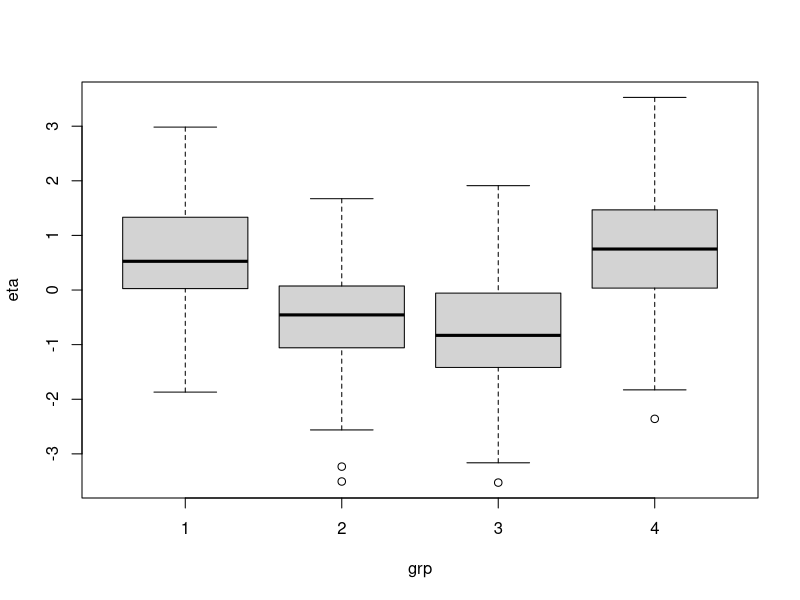
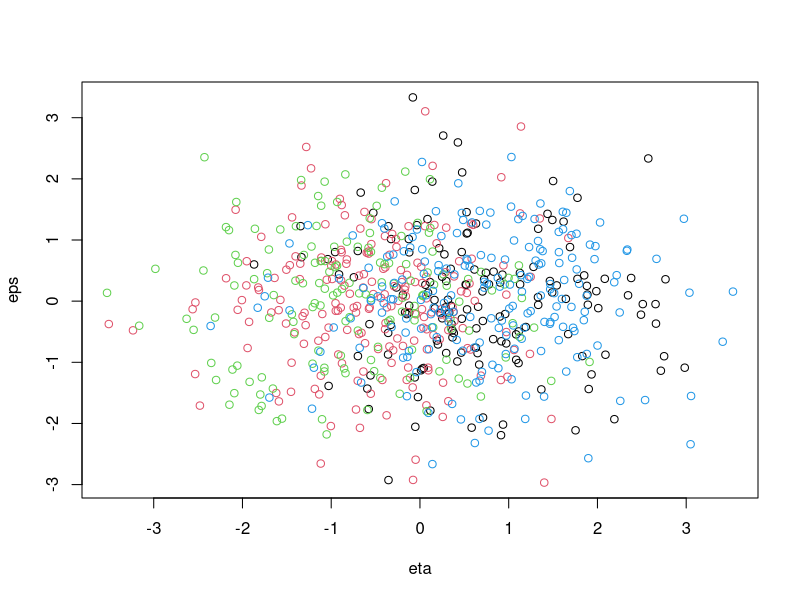
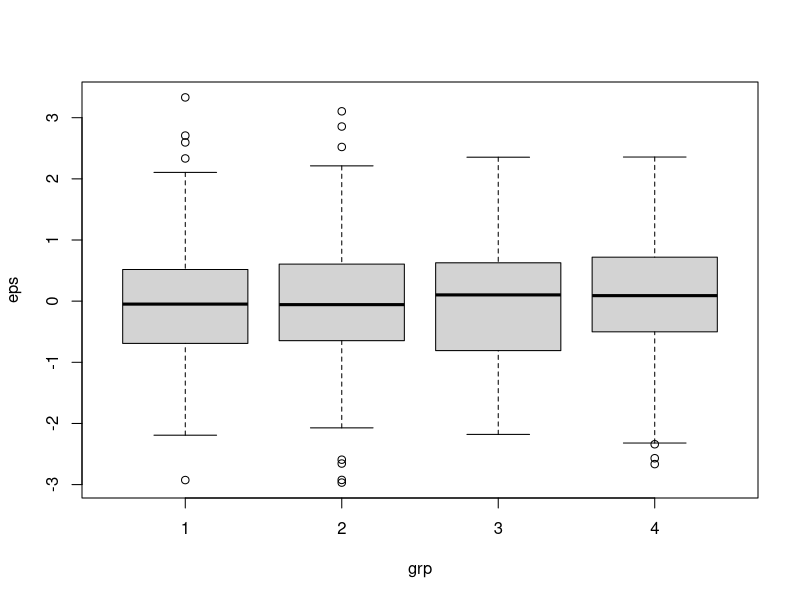
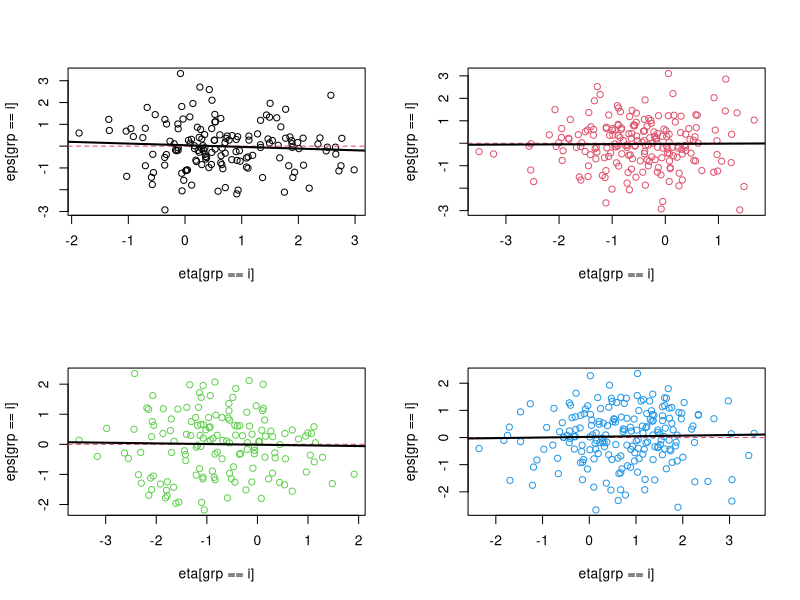
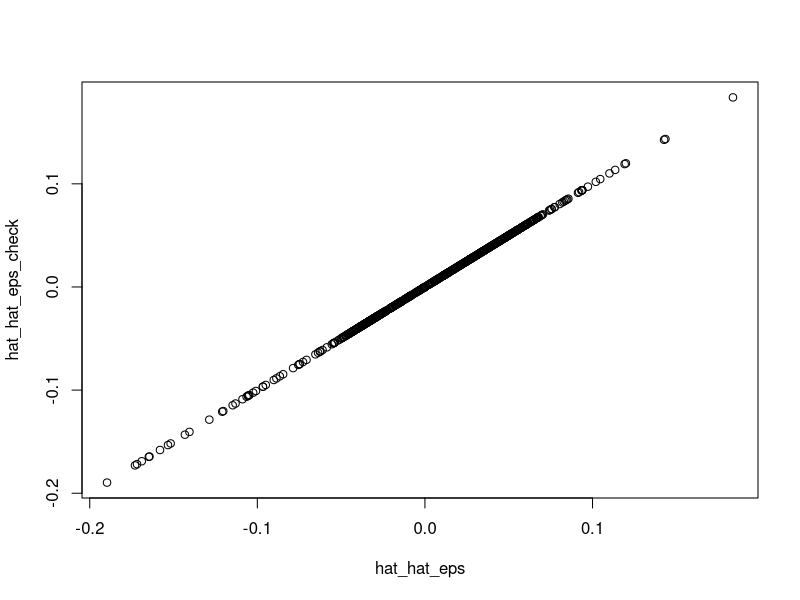

The R script that drew these images, in order:
# ANOVA & Correlation component sanity check
library(tidyverse)
set.seed(51)

# constants
g = 4
n_l = rep(c(150, 200), g/2)
grp = sapply(1:g, function(x) rep(x, n_l[x])) %>% unlist()
N = sum(n_l)
eta_mean_l = rnorm(g)

# sim data - perfect MI
eta = rnorm(N) + eta_mean_l[grp]
boxplot(eta ~ grp)
Y = 0 + 2.2 * eta + rnorm(N, 0.5)
eps = residuals(lm(Y ~ eta))

# visualize
plot(eps ~ eta, col = grp)
boxplot(eps ~ grp)
par(mfrow = c(g/2, 2))
for(i in 1:g){
  plot(eps[grp == i] ~ eta[grp == i], col = i)
  abline(h = 0, lty = 2, col = 2)
  abline(lm(eps[grp == i] ~ eta[grp == i]), lwd = 2)
}
par(mfrow = c(1, 1))

# ANOVA -> subscipt i dropped b/c only one example item
summary(aov(eps ~ as.factor(grp)))
hat_mu = mean(eps)
hat_mu_l = sapply(1:g, function(l) mean(eps[grp == l]))
(MST = 1/(g - 1) * sum(n_l * (hat_mu_l - hat_mu)^2))
(MSE = 1/(N - g) * sum(sapply(1:g, function(l) sum((eps[grp == l] - hat_mu_l[l])^2))))

Fstat = MST/MSE
pf(Fstat, g-1, N-g, lower.tail = F)

# Correlation
regs = list()
for(l in 1:g){
  regs[[l]] = lm(eps[grp == l] ~ eta[grp == l])
}

hat_alpha_l = lapply(regs, function(fit) fit$coefficient[1]) %>% unlist
hat_beta_l = lapply(regs, function(fit) fit$coefficient[2]) %>% unlist
hat_hat_eps = lapply(regs, fitted) %>% unlist
hat_hat_eps_check = sapply(1:g, function(l) hat_alpha_l[l] + hat_beta_l[l]*eta[grp == l]) %>% unlist()
plot(hat_hat_eps, hat_hat_eps_check)

hat_se_hat_beta_l = sqrt((sapply(1:g, function(l) sum((eps[grp == l] - hat_hat_eps[grp == l])^2)) %>% unlist())/
  ((n_l - 2)*(sapply(1:g, function(l) sum((eta[grp == l] - eta_mean_l[l])^2)) %>% unlist())))

Tstat = hat_beta_l / hat_se_hat_beta_l

2 * (1 - pt(abs(Tstat), n_l-2, lower.tail = T))
lapply(regs, function(fit) summary(fit)$coefficients[2,4]) %>% unlist
